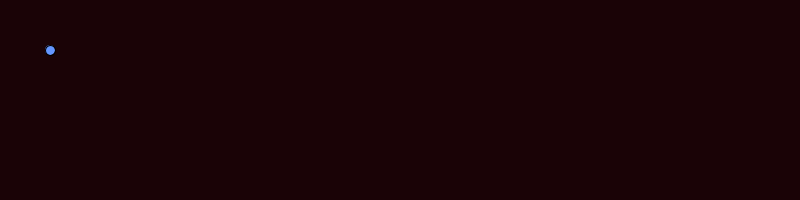
Frame 1 (no input)
Frame 60 (the mouse pressed at the canvas centre just before this capture): identical to frame 1, image omitted
Frame 120 (the mouse held since frame 60 and released just before this capture): blank canvas, image omitted

The Processing sketch that drew this single still picture (run headless with seeded random() and noise(); from frame 60 on, the mouse is pressed at the canvas centre):

// Processing sketch: sketch_200201a
// ── sketch_200201a.pde
//1. Make a variable to hold the X co-ordinate of the dot and set it to 50.
int x=50;

void setup() {
    size(800, 200);
}

void draw() {
   //3. make the ellipse a nice color
fill(100,150,255);
background (26,3,6);
    //4. If the mouse is pressed change the X co-ordinate so that the dot moves to the right
if (mousePressed){
x+=40;
}
    //5. Make your dot move faster
    //  (you have to figure out what part of your code to change)

    //2. Draw an ellipse of height and width 10. Make sure to use your variable for the X position.
 ellipse(x,50,10,10);
    
    
}
